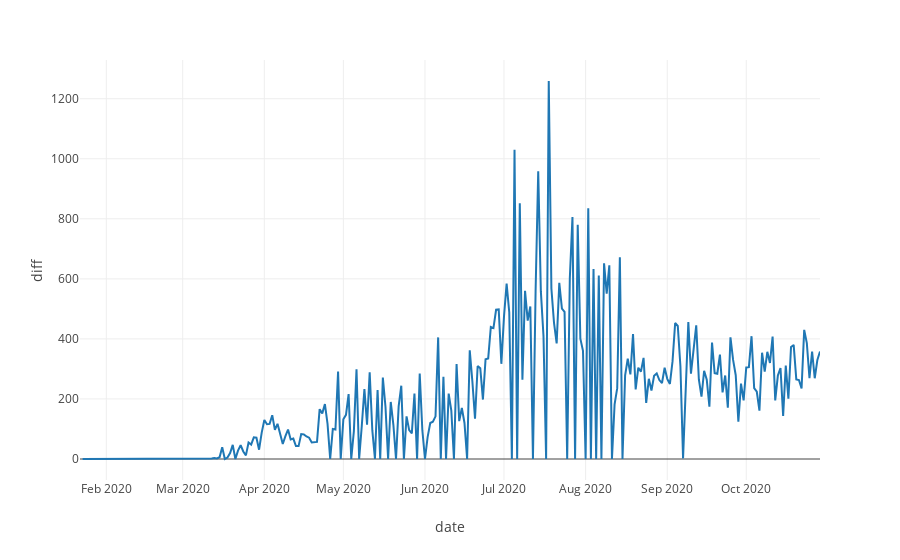

This figure's notebook cell:
### Code cell
ilinechart(data, "date", "diff")

### Figure 1 — Plotly figure (JSON) as saved in the notebook; plotly's stock layout.template omitted (floating-point values rounded to 4 significant figures; data arrays with more than 128 entries replaced by an {"elided": "..."} marker saying what was removed)
{"data": [{"hovertemplate": "date=%{x}<br>diff=%{y}<extra></extra>", "legendgroup": "", "line": {"color": "#1F77B4", "dash": "solid"}, "mode": "lines", "name": "", "orientation": "v", "showlegend": false, "type": "scatter", "x": {"elided": "282 str values"}, "xaxis": "x", "y": {"elided": "282 int values"}, "yaxis": "y"}], "layout": {"legend": {"tracegroupgap": 0}, "margin": {"t": 60}, "xaxis": {"anchor": "y", "domain": [0, 1], "title": {"text": "date"}}, "yaxis": {"anchor": "x", "domain": [0, 1], "title": {"text": "diff"}}}}
